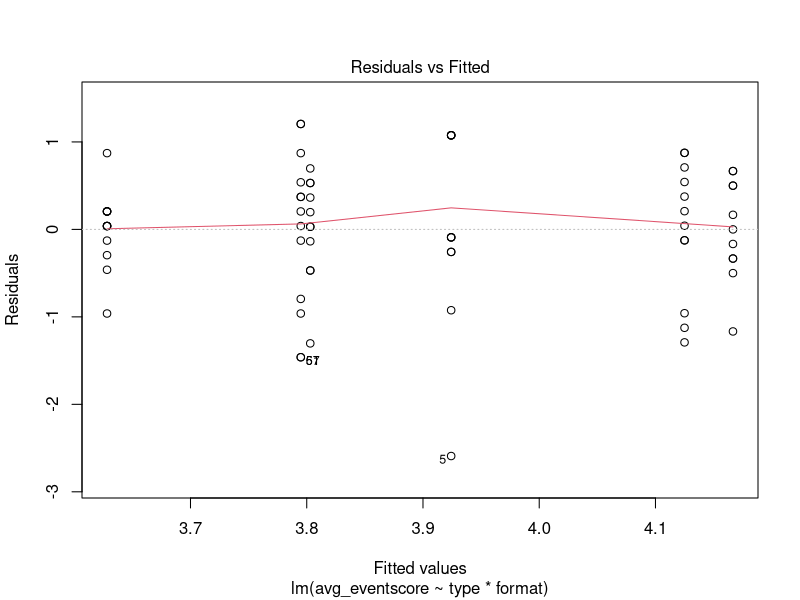
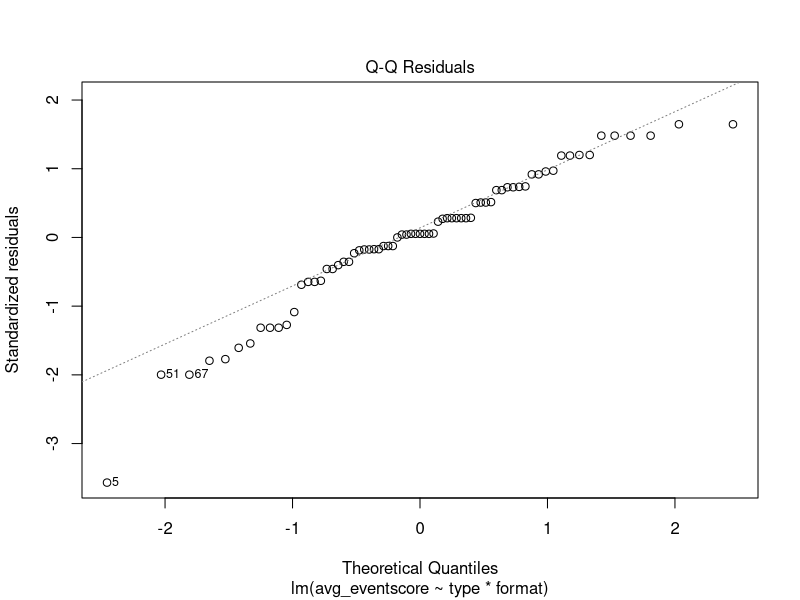
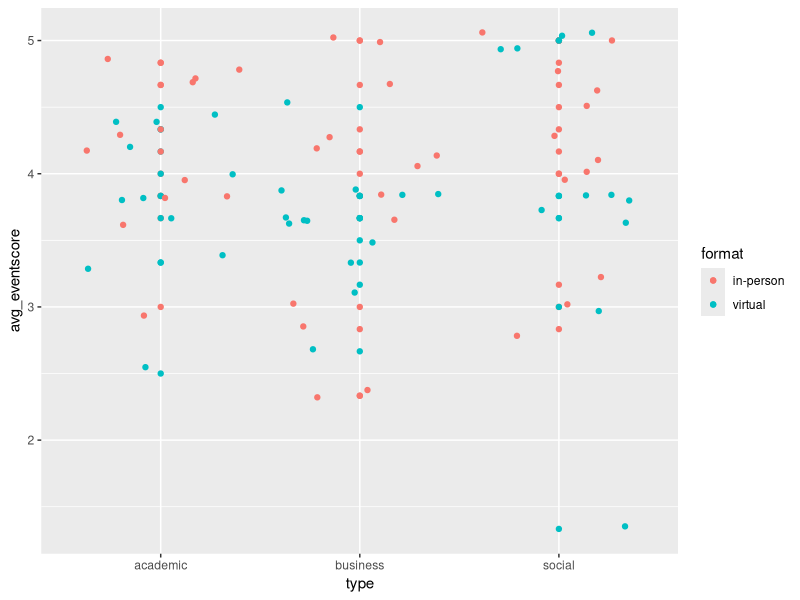
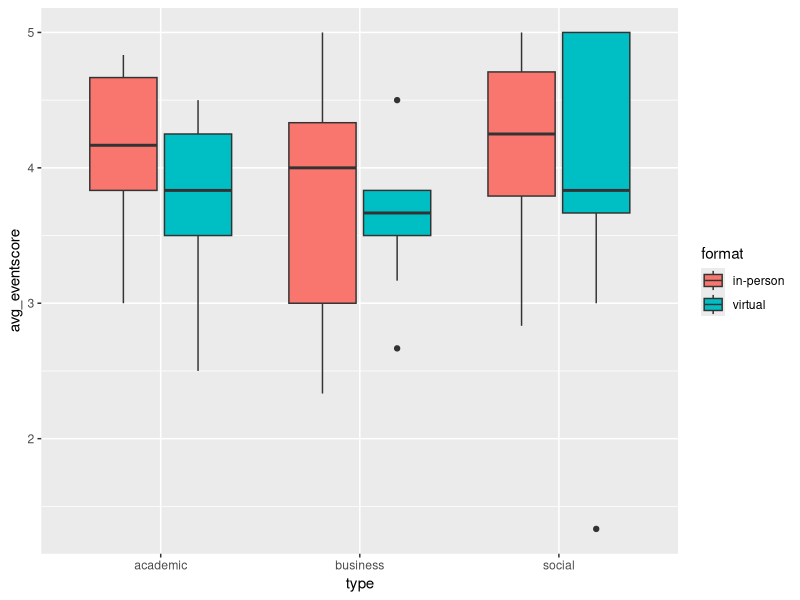
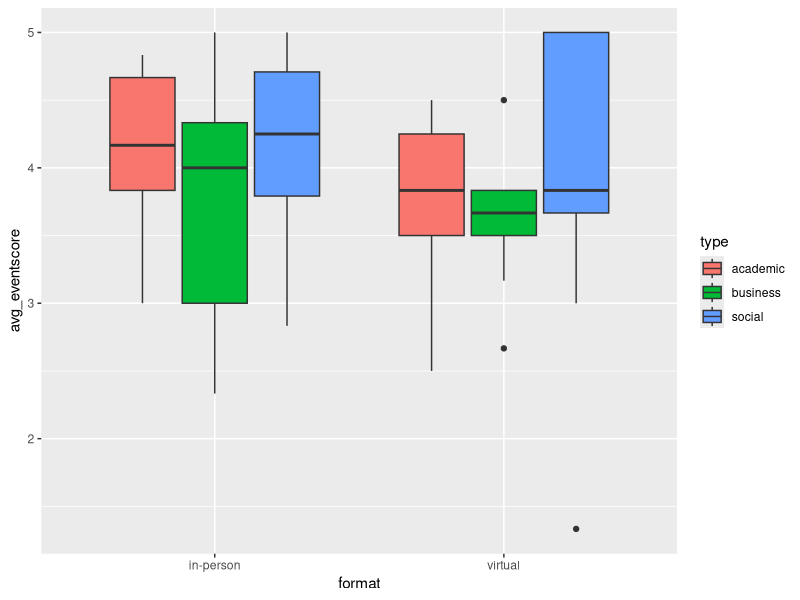
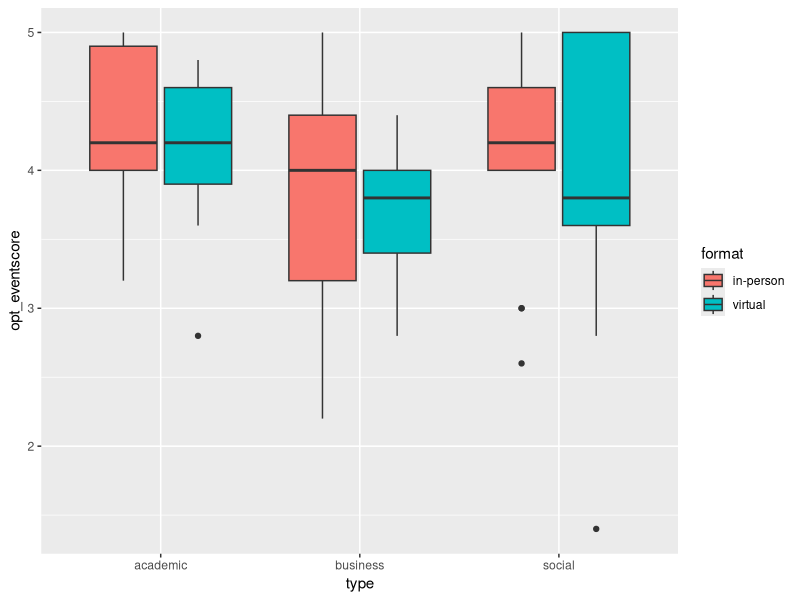
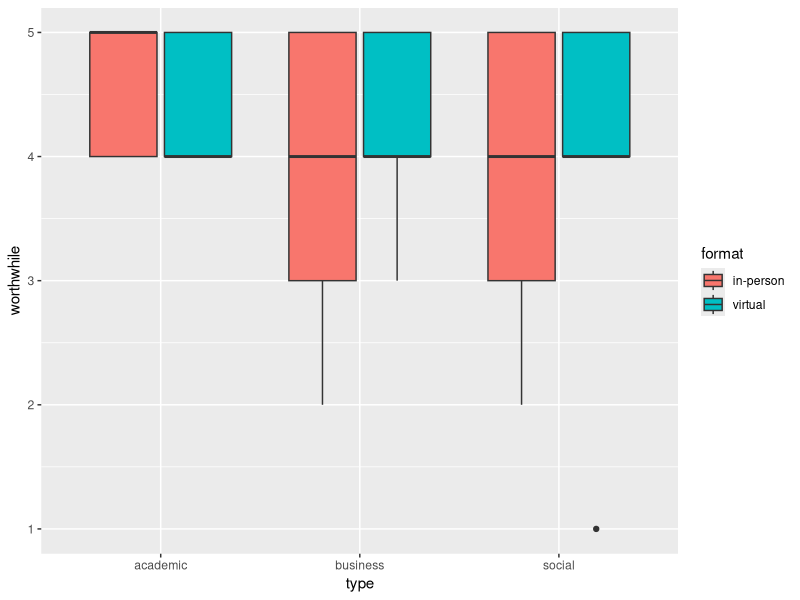
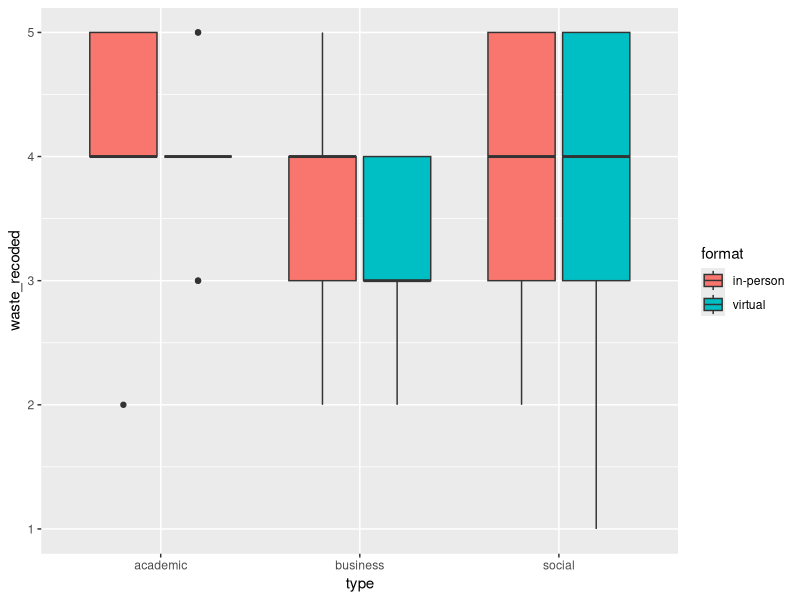

These charts were generated, in order, by the following R code:
## ---- chunk 1
knitr::opts_chunk$set(echo = TRUE, warning = FALSE)

library(tidyverse)
library(car)
## ---- chunk 2
data <- read.csv('MP2_data.csv')

data <- data %>%
  select(choice, worthwhile, connect, waste, value, engage, attend, type, format) %>%
  filter(!row_number() %in% c(1, 2,75,76),
         !is.na(attend)) %>%
  mutate(choice = as.numeric(choice),
         worthwhile = as.numeric(worthwhile),
         connect = as.numeric(connect),
         waste = as.numeric(waste),
         value = as.numeric(value),
         engage = as.numeric(engage),
         attend = as.numeric(attend))

cleaned_data <- data %>%
  mutate(waste_recoded = 6 - waste,
         sum_eventscore = worthwhile + connect + waste_recoded + value + engage + attend,
         avg_eventscore = sum_eventscore / 6)
## ---- chunk 3
cleaned_data %>%
  group_by(type, format) %>%
  summarize(m = mean(avg_eventscore), sd = sd(avg_eventscore), n = n())

model1 <- lm(avg_eventscore ~ type*format, data = cleaned_data)
anova(model1)
#No significant differences. Not even when looking only at the virtual group, or only at the difference between the academic and business virtual groups. Alas. 

leveneTest(avg_eventscore ~ type * format, data = cleaned_data)
#Significant difference, invalid 

plot(model1, which = 1)
plot(model1, which = 2)

ggplot(cleaned_data, aes(x = type, y = avg_eventscore, color = format)) + 
  geom_point() + geom_jitter()
ggplot(cleaned_data, aes(x = type, y = avg_eventscore, fill = format)) + 
  geom_boxplot()
ggplot(cleaned_data, aes(x = format, y = avg_eventscore, fill = type)) + 
  geom_boxplot()
## ---- chunk 4
cleaned_data %>%
  group_by(type) %>%
  summarize(n = n(),
            s = sd(choice),
            m = mean(choice))

mod_choice <- lm(choice ~ type * format, cleaned_data)
anova(mod_choice)

no_business <- cleaned_data %>%
  filter(type != 'business')

mod_nobus <- lm(avg_eventscore ~ type*format, data = no_business)
anova(mod_nobus)

leveneTest(avg_eventscore ~ type * format, data = no_business)
# perhaps removing business makes the conditions for the model better
## ---- chunk 5
#Correlation testing the response scale score. 
#Dropping the Choice and Connect variables (both only loosely correlated with the rest of the group) creates a stronger scale score.
library(psych)
corr.test(select(cleaned_data, worthwhile, waste_recoded, value, engage, attend))$r
psych::alpha(select(cleaned_data, worthwhile, waste_recoded, value, engage, attend))

scale_scores <- cleaned_data %>%
  mutate(opt_eventscore = (worthwhile + waste_recoded + value + engage + attend)/5) %>%
  select(-waste, -sum_eventscore, -avg_eventscore)

ggplot(scale_scores, aes(x = type, y = opt_eventscore, fill = format)) + geom_boxplot()

model_scaled <- lm(opt_eventscore ~ type*format, data = scale_scores)
anova(model_scaled)
leveneTest(opt_eventscore ~ type*format, data = scale_scores)
#Fixes the unequal variances problem, but still nothing significant
## ---- chunk 6
ggplot(scale_scores, aes(x = type, y = worthwhile, fill = format)) + geom_boxplot()
ggplot(scale_scores, aes(x = type, y = waste_recoded, fill = format)) + geom_boxplot()
ggplot(scale_scores, aes(x = type, y = value, fill = format)) + geom_boxplot()
ggplot(scale_scores, aes(x = type, y = engage, fill = format)) + geom_boxplot()
ggplot(scale_scores, aes(x = type, y = attend, fill = format)) + geom_boxplot()


#Looking only at academic and business, with value as a response
no_soc <- scale_scores %>%
  filter(type != "social")
no_soc_value <- lm(value ~ type*format, data = no_soc)
anova(no_soc_value)
leveneTest(value~ type*format, data = no_soc)
plot(no_soc_value, which = 2)
plot(no_soc_value, which = 1)

#Looking at engagement as a response
engagement <- lm(engage ~ type*format, data = scale_scores)
#I think that stands up even after Bonferroni
anova(engagement)
leveneTest(engage ~ type*format, data = scale_scores)
plot(engagement, which = 2)
qplot(engagement$residuals, geom = "histogram", binwidth = 0.5)
TukeyHSD(aov(engage ~ type, data = scale_scores))
TukeyHSD(aov(engage ~ type*format, data = scale_scores))

#Looking at waste - nothing in the normal, barely scraped into significance if you exclude social
#but it's close enough that any multiple comparisons correction will make it insignificant
waste <- lm(waste_recoded ~ type*format, data = scale_scores)
anova(waste)
waste_b <- lm(waste_recoded ~ type*format, data = no_soc)
anova(waste_b)
leveneTest(waste_recoded ~ type*format, data = scale_scores)

#I personally don't see differences in many of the others that would be close enough to significant to try, but who knows
